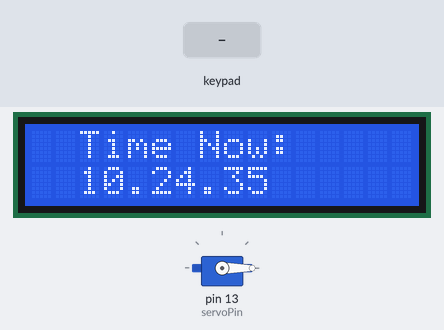
Bench run of a sketch on a simulated Arduino Uno, built with avr-gcc and run on an emulated ATmega328P. Shown: 16×2 character LCD, servo. Inputs (shaded band) come from the test bench. The local clock reads 2024-03-15 10:24:30 at power-on unless the sketch sets it.

Above: at 5.2 s.
5.3 s: key '#' pressed
At 7.5 s:
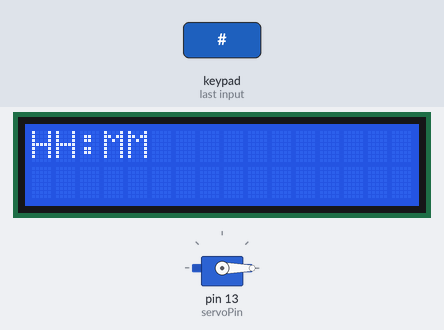
8.6 s: keypad keys 9 8 7 6 D pressed 1.368 s apart
At 14.4 s:
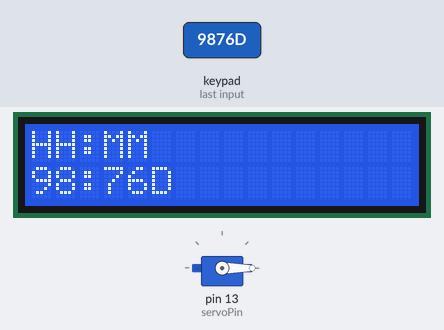
Timing chart, 0 to 15.9 s (numbered marks = the images above; inputs shaded):
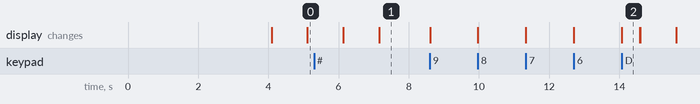

The sketch:

arduino_pet_feeder.ino
```cpp
// Include the Servo library
#include <Servo.h>
#include <Wire.h>
#include <LiquidCrystal_I2C.h>
#include "RTClib.h"
#include <Keypad.h>

const byte ROWS = 4;
const byte COLS = 4;

char hexaKeys[ROWS][COLS] = {
  {'1', '2', '3', 'A'},
  {'4', '5', '6', 'B'},
  {'7', '8', '9', 'C'},
  {'*', '0', '#', 'D'}
};

byte rowPins[ROWS] = {9, 8, 7, 6};
byte colPins[COLS] = {5, 4, 3, 2};

Keypad customKeypad = Keypad(makeKeymap(hexaKeys), rowPins, colPins, ROWS, COLS);
RTC_DS3231 rtc;
// Declare the Servo pin
int servoPin = 13;
// Create a servo object
Servo Servo1;
char daysOfTheWeek[7][12] = {"Sunday", "Monday", "Tuesday", "Wednesday", "Thursday", "Friday", "Saturday"};
LiquidCrystal_I2C lcd(0x27, 16, 2);
boolean feed = true;
char key;
int r[6];

void setup() {
   // We need to attach the servo to the used pin number
    lcd.begin();

  // Turn on the blacklight and print a message.
   lcd.backlight();
   lcd.setCursor(2,0);
   lcd.print("Dokfider");
   Servo1.attach(servoPin);
   Servo1.write(0);
   delay(1000);
   Serial.begin(9600);
   delay(3000); // wait for console opening

  if (! rtc.begin()) {
    Serial.println("Couldn't find RTC");
    while (1);
  }

  if (rtc.lostPower()) {
    Serial.println("RTC lost power, lets set the time!");
    rtc.adjust(DateTime(F(__DATE__), F(__TIME__)));

  }
}
void loop(){
   // Make servo go to 0 degrees
   // Send Day-of-Week
   DateTime now = rtc.now();
   char customKey = customKeypad.getKey();
   printtime();
   lcd.setCursor(2,1);

    lcd.print(now.hour());
    lcd.print(".");
    lcd.print(now.minute());
    lcd.print(".");
    lcd.print(now.second());
    delay(1000);

   int aux;
   if (customKey=='#') {
    feed = true;
   int i=0;
   aux = 1;
  lcd.clear();
  lcd.setCursor(2,0);
  lcd.print("Set feeding Time");
  lcd.clear();
  lcd.print("HH:MM");
  lcd.setCursor(2,1);


  while(1){
    key = customKeypad.getKey();

    char j;

  if(key!=NO_KEY){

    lcd.setCursor(j,1);

    lcd.print(key);

    r[i] = key-48;
    i++;
    j++;

    if (j==2)
    {
      lcd.print(":"); j++;
    }
    delay(500);
  }
  if (key == 'D')
  {
  key=0; break;
  lcd.clear();
  }
  }
  lcd.setCursor(2,0);
  lcd.clear();
  lcd.setCursor(2,1);
  lcd.clear();
   }
    if(now.hour()/10==r[0] && now.hour()%10==r[1]) {
        if(now.minute()/10==r[2] && now.minute()%10==r[3] )
          if(now.second()==40 && aux==1){
          //  delay(55000);
            aux=2;
            Servo1.write(0);
            delay(1500);
            Servo1.write(180);
            delay(1500);
            Servo1.write(0);
            delay(1500);
          }
}
}

  void printtime() {
   lcd.setCursor(2,0);
   lcd.print("Time Now:");
  }
```

Measured:
- after the input at 5.3 s, the display: first differs from a run without the input after 1.9 s (image 1)
- after the input at 8.6 s, the display: first changes at once (image 2 shows a later state)
- what the display in image 2 shows lasts 0.5 s, from 14.1 s to 14.6 s
